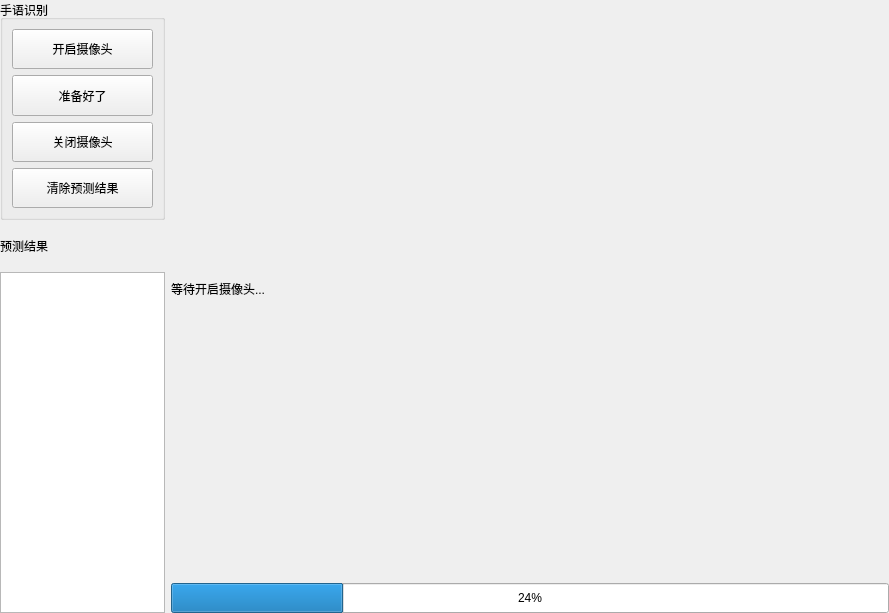
<?xml version="1.0" encoding="UTF-8"?>
<ui version="4.0">
 <class>CSL2word</class>
 <widget class="QWidget" name="CSL2word">
  <property name="geometry">
   <rect>
    <x>0</x>
    <y>0</y>
    <width>889</width>
    <height>613</height>
   </rect>
  </property>
  <property name="windowTitle">
   <string>Form</string>
  </property>
  <layout class="QGridLayout" name="gridLayout_2">
   <property name="leftMargin">
    <number>0</number>
   </property>
   <property name="topMargin">
    <number>0</number>
   </property>
   <property name="rightMargin">
    <number>0</number>
   </property>
   <property name="bottomMargin">
    <number>0</number>
   </property>
   <item row="0" column="0">
    <layout class="QGridLayout" name="gridLayout">
     <item row="0" column="1" rowspan="3">
      <widget class="QLabel" name="cam_window">
       <property name="minimumSize">
        <size>
         <width>0</width>
         <height>0</height>
        </size>
       </property>
       <property name="text">
        <string>等待开启摄像头...</string>
       </property>
      </widget>
     </item>
     <item row="0" column="0">
      <widget class="QGroupBox" name="group_box">
       <property name="minimumSize">
        <size>
         <width>0</width>
         <height>220</height>
        </size>
       </property>
       <property name="maximumSize">
        <size>
         <width>165</width>
         <height>220</height>
        </size>
       </property>
       <property name="title">
        <string>手语识别</string>
       </property>
       <layout class="QVBoxLayout" name="verticalLayout">
        <item>
         <widget class="QPushButton" name="cam_open_btn">
          <property name="minimumSize">
           <size>
            <width>100</width>
            <height>40</height>
           </size>
          </property>
          <property name="maximumSize">
           <size>
            <width>200</width>
            <height>60</height>
           </size>
          </property>
          <property name="text">
           <string>开启摄像头</string>
          </property>
         </widget>
        </item>
        <item>
         <widget class="QPushButton" name="CSL_detect_btn">
          <property name="minimumSize">
           <size>
            <width>100</width>
            <height>40</height>
           </size>
          </property>
          <property name="maximumSize">
           <size>
            <width>200</width>
            <height>60</height>
           </size>
          </property>
          <property name="text">
           <string>准备好了</string>
          </property>
         </widget>
        </item>
        <item>
         <widget class="QPushButton" name="cam_close_btn">
          <property name="minimumSize">
           <size>
            <width>100</width>
            <height>40</height>
           </size>
          </property>
          <property name="maximumSize">
           <size>
            <width>200</width>
            <height>60</height>
           </size>
          </property>
          <property name="text">
           <string>关闭摄像头</string>
          </property>
         </widget>
        </item>
        <item>
         <widget class="QPushButton" name="info_clear_btn">
          <property name="minimumSize">
           <size>
            <width>100</width>
            <height>40</height>
           </size>
          </property>
          <property name="maximumSize">
           <size>
            <width>200</width>
            <height>60</height>
           </size>
          </property>
          <property name="text">
           <string>清除预测结果</string>
          </property>
         </widget>
        </item>
       </layout>
      </widget>
     </item>
     <item row="1" column="0">
      <widget class="QLabel" name="result_show_label">
       <property name="minimumSize">
        <size>
         <width>0</width>
         <height>0</height>
        </size>
       </property>
       <property name="maximumSize">
        <size>
         <width>165</width>
         <height>40</height>
        </size>
       </property>
       <property name="text">
        <string>预测结果</string>
       </property>
      </widget>
     </item>
     <item row="3" column="1">
      <widget class="QProgressBar" name="progress_bar">
       <property name="minimumSize">
        <size>
         <width>220</width>
         <height>15</height>
        </size>
       </property>
       <property name="maximumSize">
        <size>
         <width>16777215</width>
         <height>30</height>
        </size>
       </property>
       <property name="value">
        <number>24</number>
       </property>
      </widget>
     </item>
     <item row="2" column="0" rowspan="2">
      <widget class="QTextBrowser" name="result_show_browser">
       <property name="minimumSize">
        <size>
         <width>0</width>
         <height>0</height>
        </size>
       </property>
       <property name="maximumSize">
        <size>
         <width>165</width>
         <height>16777215</height>
        </size>
       </property>
      </widget>
     </item>
    </layout>
   </item>
  </layout>
 </widget>
 <resources/>
 <connections/>
</ui>
